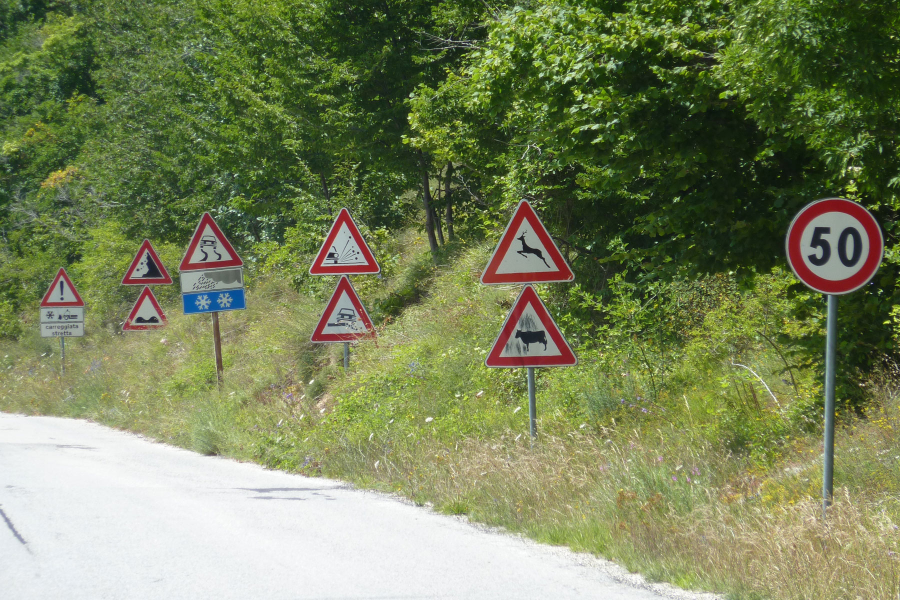
#> input picture scene.jpg, 1800 x 1200 px (shown at 1/2 size)
$ python hough_circles.py --image scene.jpg
#> lines starting #> are read from the running program, lines starting #| are printed output that depends on the picture; after the words box and inside, x2 and y2 are one past the last pixel; in counts of white or black regions, pixels touching at a corner belong together
### preprocess.py
import cv2
import numpy as np

def preprocess_image(img, save=False):
    img = cv2.cvtColor(img, cv2.COLOR_BGR2GRAY)
    img = cv2.resize(img, dsize=(28, 28))
    if save:
        cv2.imwrite("resized.png", img)
    img = img[8:-8, 8:-8]
    if save:
        cv2.imwrite("cropped.png", img)
    img = np.where(img < 100, 0, 255)
    if save:
        cv2.imwrite("preprocessed.png", img)
    img = img.flatten()
    return img

### hough_circles.py
import cv2
import argparse
from preprocess import preprocess_image

def main():
    parser = argparse.ArgumentParser(description='Hough Transform')
    parser.add_argument('-i', '--image', type=str, required=True, help='Image path')
    args = parser.parse_args()

    img, detected_circles = get_circles(args.image)

    cv2.imwrite("circle_results.png", img)
    preprocess_image(detected_circles[-1], save=True)

def get_circles(img_path):

#> called with img_path = 'scene.jpg'
    img = cv2.imread(img_path)
#> img is the input picture: shape (1200, 1800, 3); mean B, G, R 90.8, 130.9, 120.9
    img = cv2.resize(img, dsize=(0, 0), fx=0.5, fy=0.5)
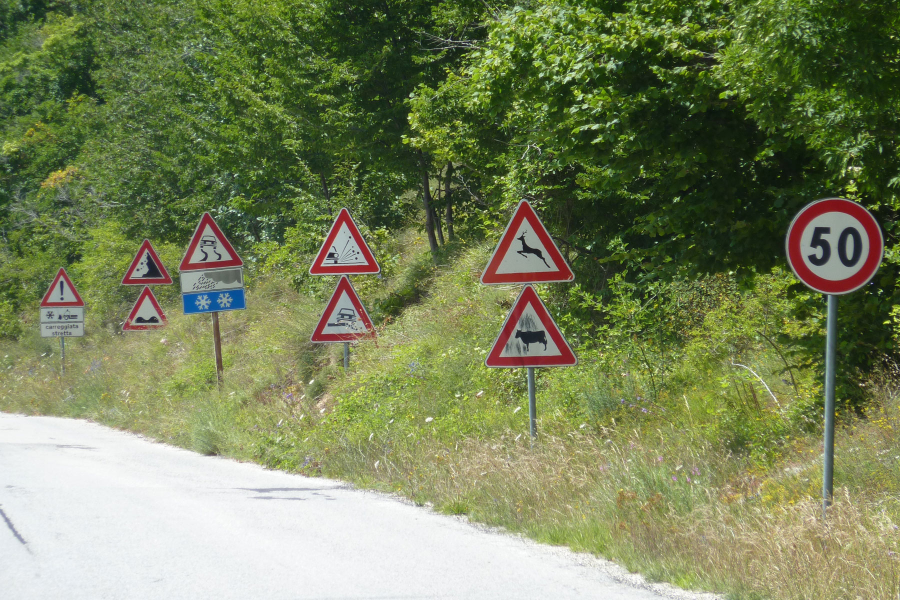
#> img: shape (600, 900, 3); mean B, G, R 91, 131, 121
    img_gray = cv2.cvtColor(img, cv2.COLOR_BGR2GRAY)
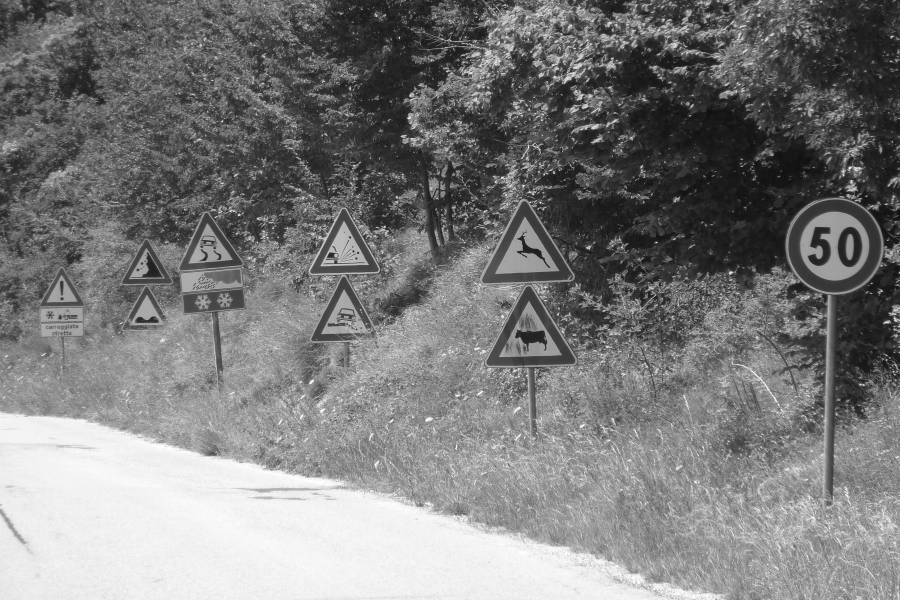
#> img_gray: shape (600, 900); min 15, max 255, mean 123.5

    circles = cv2.HoughCircles(img_gray, cv2.HOUGH_GRADIENT, 1, 100,
                               param1=300,
                               param2=100,
                               minRadius=0,
                               maxRadius=200
                               )
#> circles = [[834.5, 245.5, 46.3]]
    circles = circles

    circle_imgs = []

    if circles is None:
        return img, circle_imgs

    for (x, y, r) in circles[0]:
        x = int(x)
        y = int(y)
        r = int(r * 1.1) + 10
        bounding_img = img[y-r:y+r, x-r:x+r]
        circle_imgs.append(bounding_img)
        # bounding_img = cv2.resize(bounding_img, dsize=(28, 28))
        # cv2.imwrite("sign_results.png", bounding_img)
        cv2.circle(img, (x, y), r, (0, 0, 255), 3)
#> this loop made 1 pass
#> (x, y, r) on pass 1: (834, 245, 60)
#> pass 1, in get_circles, `bounding_img = img[y-r:y+r, x-r:x+r]`:
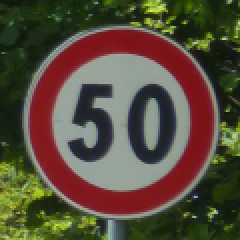
#> bounding_img: shape (120, 120, 3) (shown 2 times larger); mean B, G, R 58.4, 75.9, 86.8
#> after the loop:
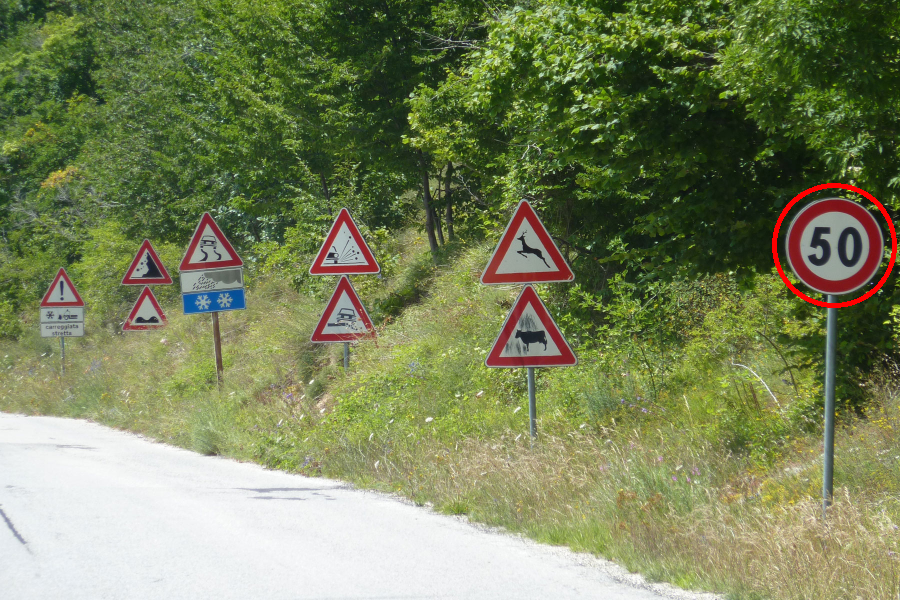
#> img: shape (600, 900, 3); 0.35% of pixels changed, all inside (x1, y1, x2, y2) = (772, 183, 897, 308)
#> after the loop, circle_imgs = 1 item

    return img, circle_imgs

if __name__ == "__main__":
    main()
#> in preprocess_image, `img = cv2.cvtColor(img, cv2.COLOR_BGR2GRAY)`:
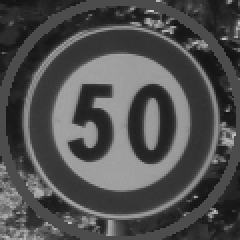
#> img: shape (120, 120) (shown 2 times larger); min 16, max 209, mean 79.4
#> in preprocess_image, `img = cv2.resize(img, dsize=(28, 28))`:
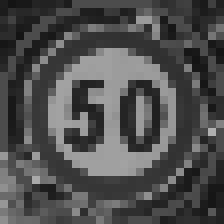
#> img: shape (28, 28) (shown 8 times larger); min 21, max 174, mean 79
#> in preprocess_image, `img = img.flatten()`: img = 144 values, max 255 at index 0, min 0 at index 25, mean 145.2
